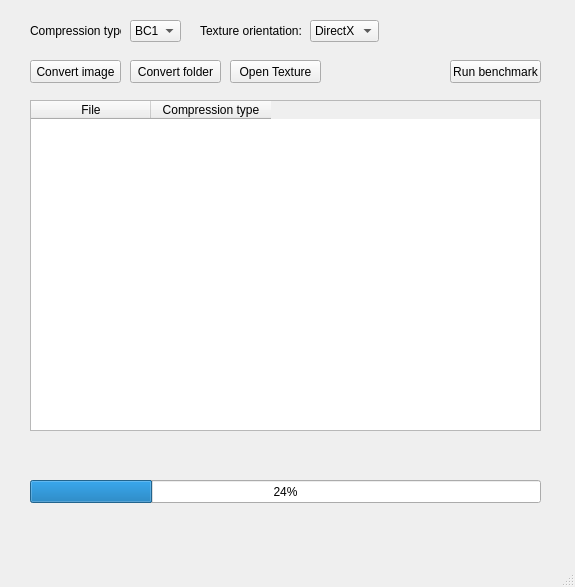
<?xml version="1.0" encoding="UTF-8"?>
<ui version="4.0">
 <class>MainWindow</class>
 <widget class="QMainWindow" name="MainWindow">
  <property name="geometry">
   <rect>
    <x>0</x>
    <y>0</y>
    <width>575</width>
    <height>587</height>
   </rect>
  </property>
  <property name="windowTitle">
   <string>DDS Converter</string>
  </property>
  <widget class="QWidget" name="centralwidget">
   <widget class="QComboBox" name="conversionModeComboBox">
    <property name="geometry">
     <rect>
      <x>130</x>
      <y>20</y>
      <width>51</width>
      <height>22</height>
     </rect>
    </property>
    <item>
     <property name="text">
      <string>BC1</string>
     </property>
    </item>
    <item>
     <property name="text">
      <string>BC2</string>
     </property>
    </item>
    <item>
     <property name="text">
      <string>BC3</string>
     </property>
    </item>
   </widget>
   <widget class="QComboBox" name="textureOrientationComboBox">
    <property name="enabled">
     <bool>true</bool>
    </property>
    <property name="geometry">
     <rect>
      <x>310</x>
      <y>20</y>
      <width>69</width>
      <height>22</height>
     </rect>
    </property>
    <item>
     <property name="text">
      <string>DirectX</string>
     </property>
    </item>
    <item>
     <property name="text">
      <string>OpenGL</string>
     </property>
    </item>
   </widget>
   <widget class="QLabel" name="conversionModeLabel">
    <property name="geometry">
     <rect>
      <x>30</x>
      <y>20</y>
      <width>91</width>
      <height>21</height>
     </rect>
    </property>
    <property name="text">
     <string>Compression type:</string>
    </property>
   </widget>
   <widget class="QLabel" name="textureOrientationLabel">
    <property name="geometry">
     <rect>
      <x>200</x>
      <y>20</y>
      <width>101</width>
      <height>21</height>
     </rect>
    </property>
    <property name="text">
     <string>Texture orientation:</string>
    </property>
   </widget>
   <widget class="QTableWidget" name="processedTexturesTable">
    <property name="geometry">
     <rect>
      <x>30</x>
      <y>100</y>
      <width>511</width>
      <height>331</height>
     </rect>
    </property>
    <property name="editTriggers">
     <set>QAbstractItemView::NoEditTriggers</set>
    </property>
    <property name="showGrid">
     <bool>true</bool>
    </property>
    <attribute name="horizontalHeaderCascadingSectionResizes">
     <bool>false</bool>
    </attribute>
    <attribute name="horizontalHeaderDefaultSectionSize">
     <number>120</number>
    </attribute>
    <attribute name="horizontalHeaderStretchLastSection">
     <bool>false</bool>
    </attribute>
    <column>
     <property name="text">
      <string>File</string>
     </property>
    </column>
    <column>
     <property name="text">
      <string>Compression type</string>
     </property>
    </column>
   </widget>
   <widget class="QPushButton" name="convertImageButton">
    <property name="geometry">
     <rect>
      <x>30</x>
      <y>60</y>
      <width>91</width>
      <height>23</height>
     </rect>
    </property>
    <property name="text">
     <string>Convert image</string>
    </property>
   </widget>
   <widget class="QPushButton" name="convertFolderButton">
    <property name="geometry">
     <rect>
      <x>130</x>
      <y>60</y>
      <width>91</width>
      <height>23</height>
     </rect>
    </property>
    <property name="text">
     <string>Convert folder</string>
    </property>
   </widget>
   <widget class="QProgressBar" name="processingProgressBar">
    <property name="enabled">
     <bool>true</bool>
    </property>
    <property name="geometry">
     <rect>
      <x>30</x>
      <y>480</y>
      <width>511</width>
      <height>23</height>
     </rect>
    </property>
    <property name="value">
     <number>24</number>
    </property>
    <property name="alignment">
     <set>Qt::AlignCenter</set>
    </property>
    <property name="textVisible">
     <bool>true</bool>
    </property>
    <property name="orientation">
     <enum>Qt::Horizontal</enum>
    </property>
    <property name="invertedAppearance">
     <bool>false</bool>
    </property>
    <property name="textDirection">
     <enum>QProgressBar::TopToBottom</enum>
    </property>
   </widget>
   <widget class="QLabel" name="currentAssetLabel">
    <property name="geometry">
     <rect>
      <x>30</x>
      <y>450</y>
      <width>511</width>
      <height>20</height>
     </rect>
    </property>
    <property name="text">
     <string/>
    </property>
    <property name="alignment">
     <set>Qt::AlignCenter</set>
    </property>
   </widget>
   <widget class="QPushButton" name="runBenchmarkButton">
    <property name="geometry">
     <rect>
      <x>450</x>
      <y>60</y>
      <width>91</width>
      <height>23</height>
     </rect>
    </property>
    <property name="text">
     <string>Run benchmark</string>
    </property>
   </widget>
   <widget class="QPushButton" name="openTextureButton">
    <property name="geometry">
     <rect>
      <x>230</x>
      <y>60</y>
      <width>91</width>
      <height>23</height>
     </rect>
    </property>
    <property name="text">
     <string>Open Texture</string>
    </property>
   </widget>
  </widget>
  <widget class="QMenuBar" name="menubar">
   <property name="geometry">
    <rect>
     <x>0</x>
     <y>0</y>
     <width>575</width>
     <height>21</height>
    </rect>
   </property>
  </widget>
  <widget class="QStatusBar" name="statusbar"/>
 </widget>
 <resources/>
 <connections/>
</ui>
